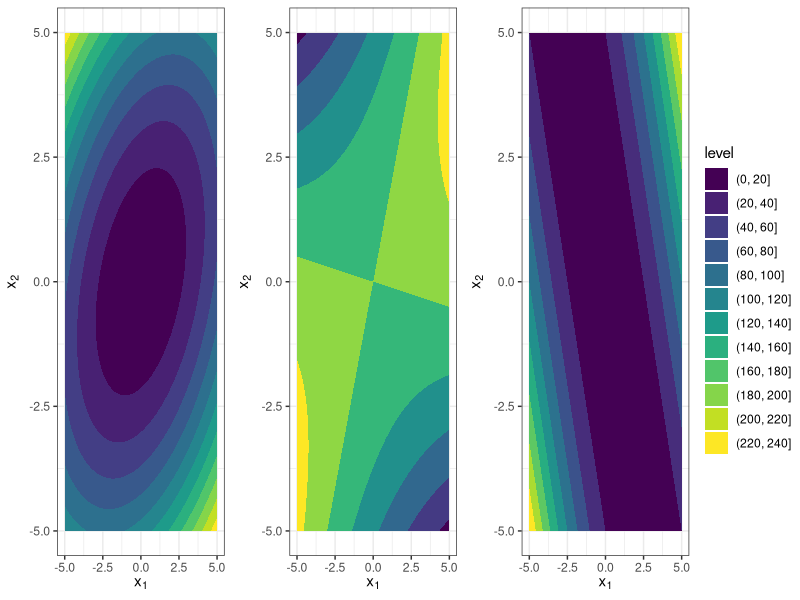

Source code (R):
# ------------------------------------------------------------------------------
# mathematical concepts

# FIG: plot hessian and eigenvalues of a quadratic form
# ------------------------------------------------------------------------------
library(ggplot2)
library(ggpubr)
# ------------------------------------------------------------------------------

# Two quadratic functions

# Matrix 1: positive eigenvalues 
D = diag(c(2, 5))
V = matrix(c(2, 1, -1, 2), 2, byrow=FALSE) / sqrt(5)
A = V %*% D %*% t(V)

print(A)
print(eigen(A)$values)

# Plot function 
x1 = seq(-5, 5, by = 0.1)
x2 = x1
X = expand.grid(x1, x2)
y = apply(X, 1, function(x) t(x) %*% A %*% x)

df = data.frame(X, y)

p1 = ggplot(data = df, aes(x = Var1, y = Var2, z = y)) + geom_contour_filled()
p1 = p1 + xlab(expression(x[1])) + ylab(expression(x[2])) + theme_bw()


D = diag(c(2, -5))
V = matrix(c(2, 1, -1, 2), 2, byrow=FALSE) / sqrt(5)
A = V %*% D %*% t(V)

print(A)
print(eigen(A)$values)

# Plot function 
x1 = seq(-5, 5, by = 0.1)
x2 = x1
X = expand.grid(x1, x2)
y = apply(X, 1, function(x) t(x) %*% A %*% x)

df = data.frame(X, y)

p2 = ggplot(data = df, aes(x = Var1, y = Var2, z = y)) + geom_contour_filled()
p2 = p2 + xlab(expression(x[1])) + ylab(expression(x[2])) + theme_bw()


D = diag(c(2, 0))
V = matrix(c(2, 1, -1, 2), 2, byrow=FALSE) / sqrt(5)
A = V %*% D %*% t(V)

print(A)
print(eigen(A)$values)

# Plot function 
x1 = seq(-5, 5, by = 0.1)
x2 = x1
X = expand.grid(x1, x2)
y = apply(X, 1, function(x) t(x) %*% A %*% x)

df = data.frame(X, y)

p3 = ggplot(data = df, aes(x = Var1, y = Var2, z = y)) + geom_contour_filled()
p3 = p3 + xlab(expression(x[1])) + ylab(expression(x[2])) + theme_bw()


p = ggarrange(p1, p2, p3, nrow=1, common.legend = TRUE, legend="right")

ggsave("../figure_man/hessian-eigenvalues.pdf", p, width = 12, height = 4)
